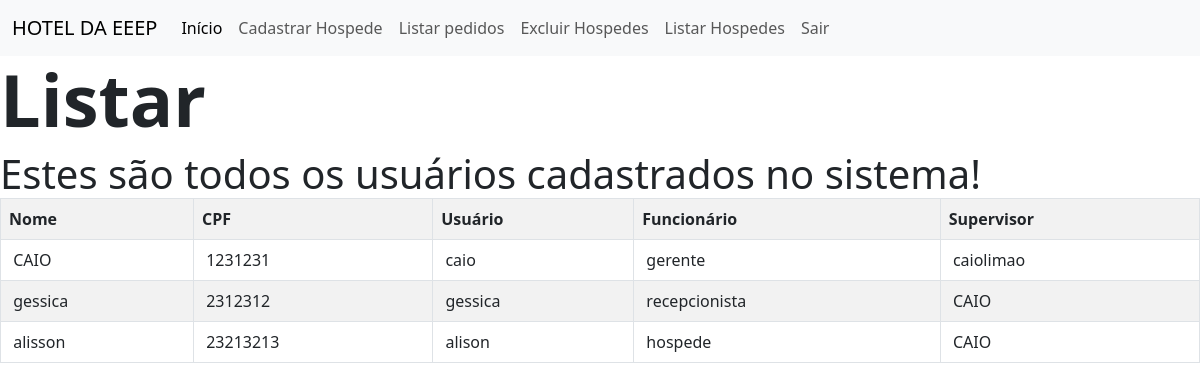
/ACadastro/ARecepcionista.php?page2=listar (signed in), run on an earlier commit of the app's database.
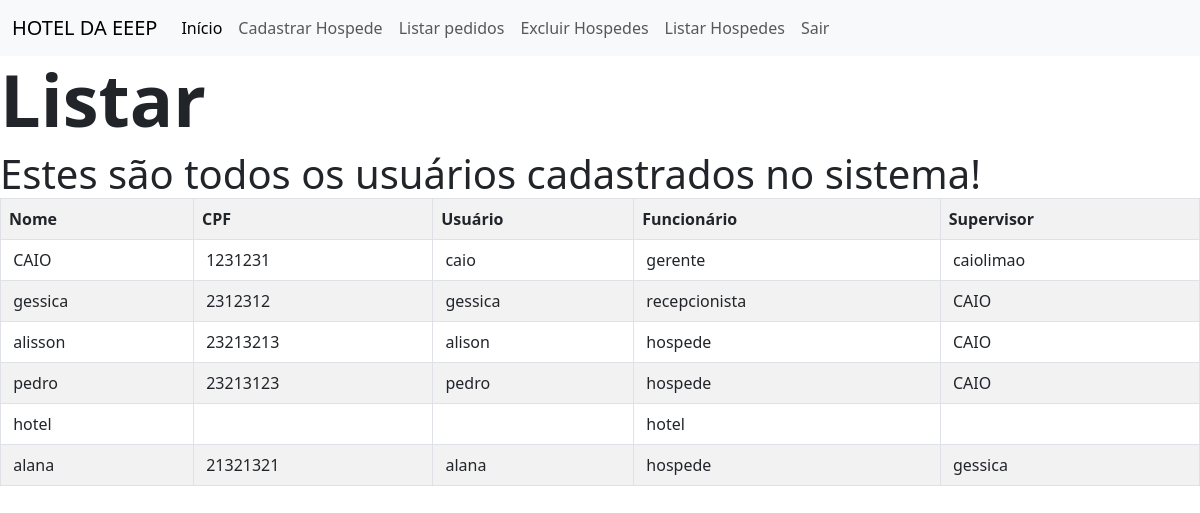
And on a later commit of the database.
### tables this page shows
CREATE TABLE `funcionarios` (
  `id` int(11) NOT NULL,
  `nome` varchar(255) NOT NULL,
  `cpf` varchar(255) NOT NULL,
  `supervisor` varchar(255) NOT NULL,
  `usuario` varchar(255) NOT NULL,
  `senha` varchar(255) NOT NULL,
  `funcionario` varchar(255) NOT NULL,
  `dinheiro` float NOT NULL
);

### cadastro/listar.php (the view)
<h1 class="display-2 fw-bold">Listar</h1>
<label class="display-6 fw-normal" for="">Estes são todos os usuários cadastrados no sistema!</label>
<?php
if ($_SESSION['func']=="gerente") {
    $sql="SELECT * FROM funcionarios";
} else {
    $sql="SELECT * FROM funcionarios where funcionario='hospede'";
}
$res = $conn->query($sql);
$nrows=$res->num_rows;
if($nrows>0){
    echo "<table class='table table-hover
    table-striped table-bordered'>";
    echo"<tr>";
    echo  "<th>Nome</th>";
    echo  "<th>CPF</th>";
    echo  "<th>Usuário</th>";
    if($_SESSION['func']=='gerente'){
    echo  "<th>Funcionário</th>";
    echo  "<th>Supervisor</th>";}
    while($row = $res->fetch_object()){
     echo "<tr><td><label></label> {$row->nome}</td>";
     echo "<td><label></label> {$row->cpf}</td>";
     echo "<td><label></label> {$row->usuario}</td>";
     if($_SESSION['func']=='gerente'){
     echo "<td><label></label> {$row->funcionario}</td>";
     echo "<td><label></label> {$row->supervisor}</td></tr>";
     }
    }
    echo"</table>";
}else{
    echo " <br><h1>SEM RESULTADOS</h1>";
}
?>

What changed in the data, as far as the page shows it:
added funcionarios: nome "pedro", cpf "23213123", usuario "pedro", funcionario "hospede", supervisor "CAIO"
added funcionarios: nome "hotel", funcionario "hotel"
added funcionarios: nome "alana", cpf "21321321", usuario "alana", funcionario "hospede", supervisor "gessica"
